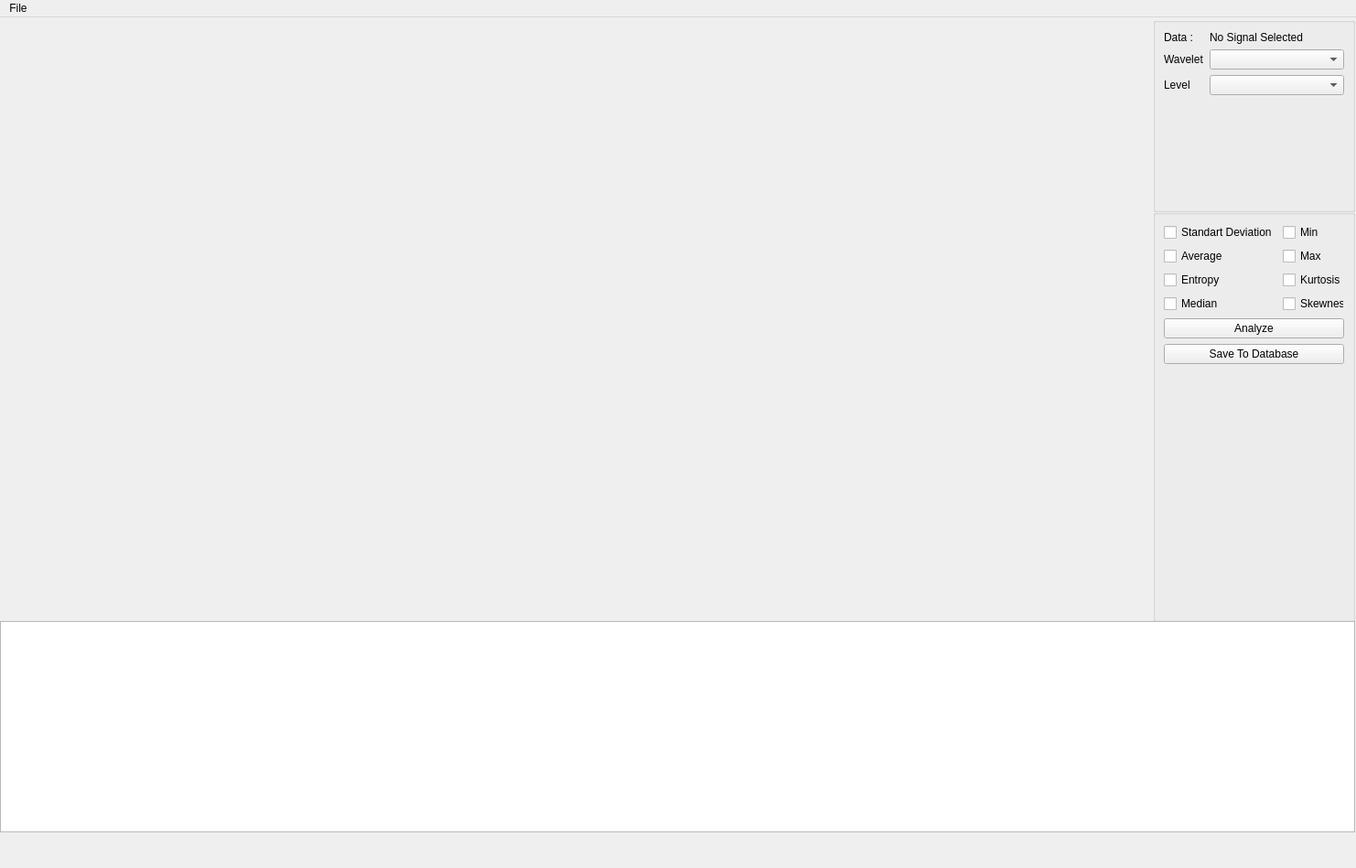
<?xml version="1.0" encoding="UTF-8"?>
<ui version="4.0">
 <class>MainWindow</class>
 <widget class="QMainWindow" name="MainWindow">
  <property name="geometry">
   <rect>
    <x>0</x>
    <y>0</y>
    <width>1482</width>
    <height>949</height>
   </rect>
  </property>
  <property name="sizePolicy">
   <sizepolicy hsizetype="Fixed" vsizetype="Fixed">
    <horstretch>0</horstretch>
    <verstretch>0</verstretch>
   </sizepolicy>
  </property>
  <property name="windowTitle">
   <string>MainWindow</string>
  </property>
  <widget class="QWidget" name="centralwidget">
   <widget class="MplWidget" name="MplWidget" native="true">
    <property name="geometry">
     <rect>
      <x>0</x>
      <y>0</y>
      <width>1261</width>
      <height>661</height>
     </rect>
    </property>
   </widget>
   <widget class="QGroupBox" name="groupBox_1D_data">
    <property name="geometry">
     <rect>
      <x>1260</x>
      <y>0</y>
      <width>221</width>
      <height>213</height>
     </rect>
    </property>
    <property name="title">
     <string/>
    </property>
    <layout class="QFormLayout" name="formLayout_3">
     <item row="0" column="0">
      <widget class="QLabel" name="label_1D_Data">
       <property name="text">
        <string>Data : </string>
       </property>
      </widget>
     </item>
     <item row="0" column="1">
      <widget class="QLabel" name="label_1D_DataName">
       <property name="text">
        <string>No Signal Selected</string>
       </property>
      </widget>
     </item>
     <item row="1" column="0">
      <widget class="QLabel" name="label_1D_Type">
       <property name="text">
        <string>Wavelet</string>
       </property>
      </widget>
     </item>
     <item row="1" column="1">
      <widget class="QComboBox" name="comboBox_1D_Type"/>
     </item>
     <item row="2" column="0">
      <widget class="QLabel" name="label_1D_Level">
       <property name="text">
        <string>Level</string>
       </property>
      </widget>
     </item>
     <item row="2" column="1">
      <widget class="QComboBox" name="comboBox_1D_Level"/>
     </item>
    </layout>
   </widget>
   <widget class="QGroupBox" name="groupBox_1D_staticstics">
    <property name="geometry">
     <rect>
      <x>1260</x>
      <y>210</y>
      <width>221</width>
      <height>451</height>
     </rect>
    </property>
    <property name="title">
     <string/>
    </property>
    <layout class="QFormLayout" name="formLayout_2">
     <item row="0" column="0">
      <widget class="QCheckBox" name="checkBox_1D_StandartDeviation">
       <property name="text">
        <string>Standart Deviation</string>
       </property>
      </widget>
     </item>
     <item row="0" column="1">
      <widget class="QCheckBox" name="checkBox_1D_Min">
       <property name="text">
        <string>Min</string>
       </property>
      </widget>
     </item>
     <item row="1" column="0">
      <widget class="QCheckBox" name="checkBox_1D_Average">
       <property name="text">
        <string>Average</string>
       </property>
      </widget>
     </item>
     <item row="1" column="1">
      <widget class="QCheckBox" name="checkBox_1D_Max">
       <property name="text">
        <string>Max</string>
       </property>
      </widget>
     </item>
     <item row="2" column="0">
      <widget class="QCheckBox" name="checkBox_1D_Entropy">
       <property name="text">
        <string>Entropy</string>
       </property>
      </widget>
     </item>
     <item row="2" column="1">
      <widget class="QCheckBox" name="checkBox_1D_Kurtosis">
       <property name="text">
        <string>Kurtosis</string>
       </property>
      </widget>
     </item>
     <item row="3" column="0">
      <widget class="QCheckBox" name="checkBox_1D_Median">
       <property name="text">
        <string>Median</string>
       </property>
      </widget>
     </item>
     <item row="3" column="1">
      <widget class="QCheckBox" name="checkBox_1D_Skewness">
       <property name="text">
        <string>Skewness</string>
       </property>
      </widget>
     </item>
     <item row="4" column="0" colspan="2">
      <widget class="QPushButton" name="pushButton_1D_Analyze">
       <property name="text">
        <string>Analyze</string>
       </property>
      </widget>
     </item>
     <item row="5" column="0" colspan="2">
      <widget class="QPushButton" name="pushButton_save_to_db">
       <property name="text">
        <string>Save To Database</string>
       </property>
      </widget>
     </item>
    </layout>
   </widget>
   <widget class="QTableWidget" name="tableWidget_1D_matrix">
    <property name="geometry">
     <rect>
      <x>0</x>
      <y>660</y>
      <width>1481</width>
      <height>231</height>
     </rect>
    </property>
   </widget>
  </widget>
  <widget class="QMenuBar" name="menubar">
   <property name="geometry">
    <rect>
     <x>0</x>
     <y>0</y>
     <width>1482</width>
     <height>21</height>
    </rect>
   </property>
   <widget class="QMenu" name="menuLoad">
    <property name="title">
     <string>File</string>
    </property>
    <widget class="QMenu" name="menuLoad_2">
     <property name="title">
      <string>Load</string>
     </property>
     <addaction name="actionImage"/>
     <addaction name="actionFolder"/>
    </widget>
    <addaction name="menuLoad_2"/>
    <addaction name="actionClose"/>
   </widget>
   <addaction name="menuLoad"/>
  </widget>
  <action name="actionImage">
   <property name="text">
    <string>Signal</string>
   </property>
  </action>
  <action name="actionClose">
   <property name="text">
    <string>Close</string>
   </property>
  </action>
  <action name="actionFolder">
   <property name="text">
    <string>Folder</string>
   </property>
  </action>
 </widget>
 <customwidgets>
  <customwidget>
   <class>MplWidget</class>
   <extends>QWidget</extends>
   <header>mplwidget.h</header>
   <container>1</container>
  </customwidget>
 </customwidgets>
 <resources/>
 <connections/>
</ui>
